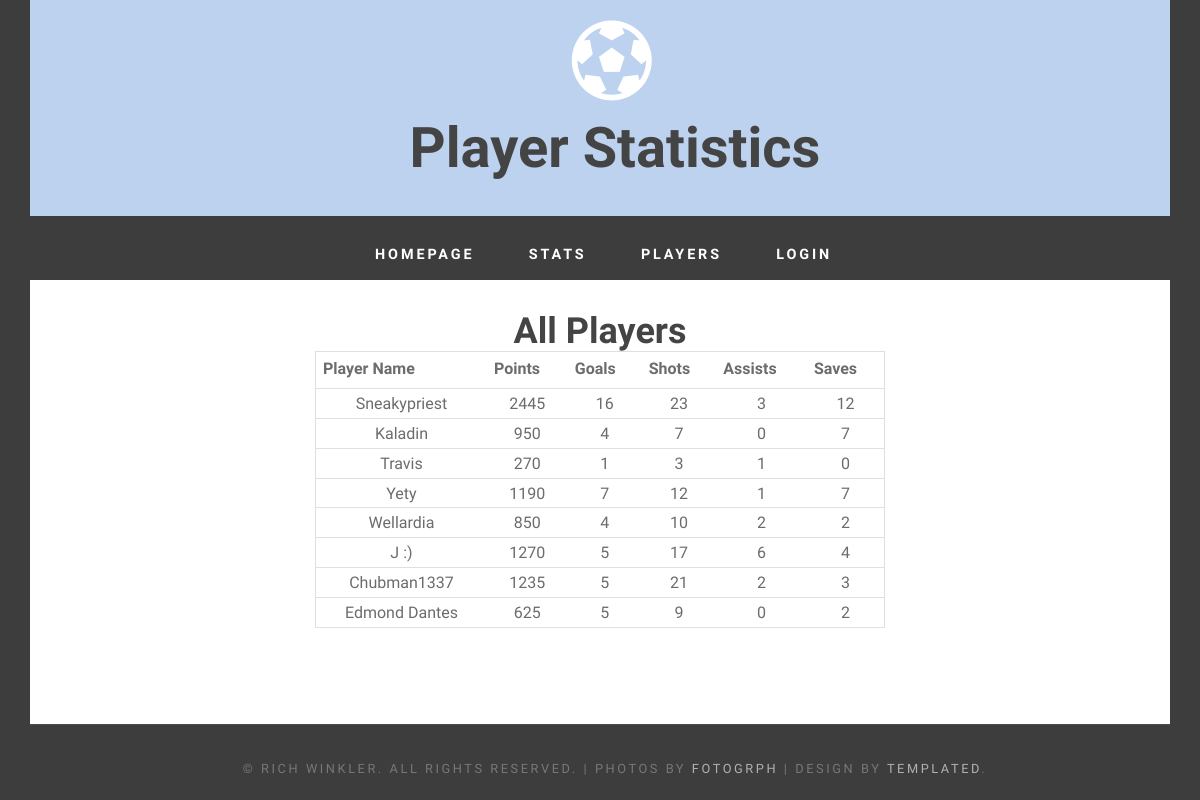
Screenshot of /stats/players/ with the database file from the repository.
### stats/models.py (models this page shows, shortened)
class Player(models.Model):
    user = models.OneToOneField(User,on_delete=models.CASCADE,null=True)
    player_first_name = models.CharField(max_length=200)
    player_last_name = models.CharField(max_length=200)
    player_nickname = models.CharField(max_length=200,primary_key=True)
    lifetime_goals = models.IntegerField(default=0)
    lifetime_assists = models.IntegerField(default=0)
    lifetime_saves = models.IntegerField(default=0)
    lifetime_shots = models.IntegerField(default=0)
    lifetime_points = models.IntegerField(default=0)
    player_team = models.ForeignKey(Team,default=0)
    class Meta:
        ordering = ['-player_last_name']
    def update_stats(self):
        gs = GameStats.objects.filter(player=self)
        self.lifetime_goals = gs.aggregate(models.Sum('goals'))['goals__sum']
        self.lifetime_assists = gs.aggregate(models.Sum('assists'))['assists__sum']
        self.lifetime_saves = gs.aggregate(models.Sum('saves'))['saves__sum']
        self.lifetime_shots = gs.aggregate(models.Sum('shots'))['shots__sum']
        self.lifetime_points = gs.aggregate(models.Sum('points'))['points__sum']

### stats/views.py (the view)
def players(request):
    players = Player.objects.all()
    for p in players:
        p.update_stats()
    return render(request,'stats/players.html',{'players':players})

### rocketleague/templates/stats/players.html (shortened to what this page needs)
{% extends 'base.html' %}
{% block h1 %} Player Statistics {% endblock %}
{% block content %}
<h1> All Players </h1>
<table id = "player-table">
<thead>
	<th>Player Name</th>
	<th>Points</th>
	<th>Goals</th>
	<th>Shots</th>
	<th>Assists</th>
	<th>Saves</th>
</thead>
<tbody>
{% for player in players %}
<tr>
<td> {{player.player_nickname}} </td>
<td> {{player.lifetime_points}} </td>
<td> {{player.lifetime_goals}} </td>
<td> {{player.lifetime_shots}} </td>
<td> {{player.lifetime_assists}} </td>
<td> {{player.lifetime_saves}} </td>
</tr>
{% endfor %}
</tbody>
</table>
{% endblock %}

### rocketleague/templates/base.html (shortened to what this page needs)
{% load static %}
<!DOCTYPE html>
<html>
<head>
<link href="{% static 'bootstrap/css/bootstrap.min.css' %}" rel="stylesheet" />
<link rel="stylesheet" type="text/css" href="{% static 'css/default.css' %}"  media="all" />
<link rel="stylesheet" type="text/css" href="{% static 'css/fonts.css' %}" media="all" />
</head>
<body>
<div class = 'container'>
	<div id="header-wrapper">
		<div id="header" class="container">
			<div id="logo">
				<span class="icon icon-soccer"></span>
				<h1>{% block h1 %} {% endblock %}</h1>
			</div>
		</div>
	</div>
	<div id="menu-wrapper">
			<nav>
			<div id="menu">
				<ul class = "nav pav-pills">
					<li role="presentation" class="active"><a href="/"  accesskey="1" title="">Homepage</a></li>
					<li role="presentation"><a href="{% url 'stats' %}" accesskey="2" title="">Stats</a></li>
					<li role="presentation"><a href="{% url 'stats:players' %}" accesskey="3" title="">Players</a></li>
					{% if user.is_authenticated %}
					<li role="presentation"><a href="{% url 'schedule:logout' %}" accesskey="4" title="">Logout</a></li>
					{% else %}
					<li role="presentation"><a href="{% url 'schedule:login' %}" accesskey="4" title="">Login</a></li>
					{% endif %}
				</ul>
			</div>
			</nav>
	</div>
	<div class = "wrapper">
		<div id = "featured-wrapper">
					{% block content %}
					{% endblock %}
		</div>
		<div id = "footer-wrapper">
			<div id="copyright" class="container">
				<p>&copy; Rich Winkler. All rights reserved. | Photos by <a href="http://fotogrph.com/">Fotogrph</a> | Design by <a href="http://templated.co" rel="nofollow">TEMPLATED</a>.</p>
			</div>
		</div>
	</div>
</div>
</body>
</html>

### static/css/default.css (style rules this page uses)
html { height: 100%; }
body { margin: 0px; padding: 0px; background: #3D3D3D; font-family: 'Source Sans Pro', sans-serif; font-size: 12pt; font-weight: 300; color: #6c6c6c }
h1, h2, h3 { margin: 0; padding: 0; font-weight: 600; color: #454445; }
p, ol, ul { margin-top: 0; }
ol, ul { padding: 0; list-style: none; }
p { line-height: 180%; }
a { color: #2C383B; }
#header-wrapper { overflow: hidden; padding: 0em 0em 2em 0em; background: #bcd2ee; }
#logo { padding: 0.25em 0em; text-align: center; }
#logo h1 { font-size: 3.5em; }
#logo span { letter-spacing: 0.10em; text-transform: uppercase; font-size: 0.90em; color: rgba(255,255,255,0.5); }
#logo .icon { font-size: 4em; color: rgba(255,255,255,1); }
#menu-wrapper { background: #3D3D3D; }
#menu { margin: 0px auto; }
#menu ul { text-align: center; }
#menu li { display: inline-block; }
#menu li a, #menu li span { display: inline-block; margin-left: 0.50em; padding: 2em 1.5em 1em 1.5em; letter-spacing: 0.20em; text-decoration: none; font-size: 0.90em; font-weight: 600; text-transform: uppercase; outline: 0; color: #fff; }
#player-table { border: 1px solid #DFDFDF; width: 50%; margin-left: 25%; margin-right: 25%; -moz-border-radius: 3px; -webkit-border-radius: 3px; border-radius: 3px; }
#player-table td, #player-table th { border-top-color: white; border-bottom: 1px solid #DFDFDF; }
#player-table th { text-shadow: rgba(255, 255, 255, 0.796875) 0px 1px 0px; padding: 7px 7px 8px; text-align: left; line-height: 1.3em; }
#player-table td { padding: 4px 7px 2px; vertical-align: top; }
.wrapper { min-height: 100%; position: relative; }
#copyright { overflow: hidden; padding: 2em 0em; border-top: 1px solid rgba(255,255,255,0.08); }
#copyright p { letter-spacing: 0.20em; text-align: center; text-transform: uppercase; font-size: 0.80em; color: rgba(255,255,255,0.3); }
#copyright a { text-decoration: none; color: rgba(255,255,255,0.6); }
#featured-wrapper { overflow: hidden; padding-top: 2em; padding-bottom: 6em; background: #FFF; text-align: center; }
#footer-wrapper { height: 80px; width: 100%; position: absolute; overflow: hidden; padding: 0em 0em; background: #3D3D3D; color: rgba(255,255,255,0.5); }

### rows the page displays
Player: player_nickname "Sneakypriest", lifetime_points "2445", lifetime_goals "16", lifetime_shots "23", lifetime_assists "3", lifetime_saves "12"
Player: player_nickname "Kaladin", lifetime_points "950", lifetime_goals "4", lifetime_shots "7", lifetime_assists "0", lifetime_saves "7"
Player: player_nickname "Travis", lifetime_points "270", lifetime_goals "1", lifetime_shots "3", lifetime_assists "1", lifetime_saves "0"
Player: player_nickname "Yety", lifetime_points "1190", lifetime_goals "7", lifetime_shots "12", lifetime_assists "1", lifetime_saves "7"
Player: player_nickname "Wellardia", lifetime_points "850", lifetime_goals "4", lifetime_shots "10", lifetime_assists "2", lifetime_saves "2"
Player: player_nickname "J :)", lifetime_points "1270", lifetime_goals "5", lifetime_shots "17", lifetime_assists "6", lifetime_saves "4"
Player: player_nickname "Chubman1337", lifetime_points "1235", lifetime_goals "5", lifetime_shots "21", lifetime_assists "2", lifetime_saves "3"
Player: player_nickname "Edmond Dantes", lifetime_points "625", lifetime_goals "5", lifetime_shots "9", lifetime_assists "0", lifetime_saves "2"
